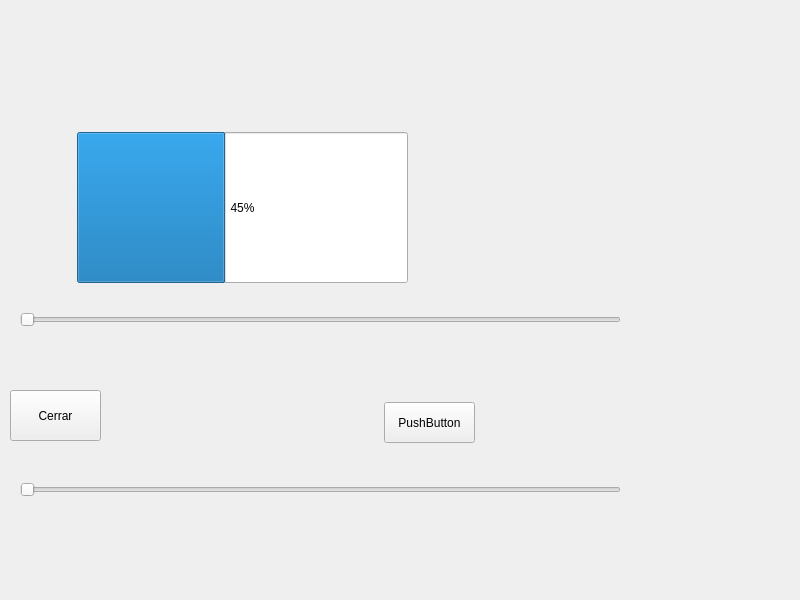
<?xml version="1.0" encoding="UTF-8"?>
<ui version="4.0">
 <class>Widget</class>
 <widget class="QWidget" name="Widget">
  <property name="geometry">
   <rect>
    <x>0</x>
    <y>0</y>
    <width>800</width>
    <height>600</height>
   </rect>
  </property>
  <property name="windowTitle">
   <string>Widget</string>
  </property>
  <widget class="QProgressBar" name="progressBar">
   <property name="geometry">
    <rect>
     <x>77</x>
     <y>132</y>
     <width>331</width>
     <height>151</height>
    </rect>
   </property>
   <property name="value">
    <number>45</number>
   </property>
   <property name="textVisible">
    <bool>true</bool>
   </property>
  </widget>
  <widget class="QPushButton" name="pushButton">
   <property name="geometry">
    <rect>
     <x>10</x>
     <y>390</y>
     <width>91</width>
     <height>51</height>
    </rect>
   </property>
   <property name="text">
    <string>Cerrar</string>
   </property>
  </widget>
  <widget class="QPushButton" name="pushButton_2">
   <property name="geometry">
    <rect>
     <x>384</x>
     <y>402</y>
     <width>91</width>
     <height>41</height>
    </rect>
   </property>
   <property name="text">
    <string>PushButton</string>
   </property>
  </widget>
  <widget class="QSlider" name="horizontalSlider">
   <property name="enabled">
    <bool>true</bool>
   </property>
   <property name="geometry">
    <rect>
     <x>20</x>
     <y>310</y>
     <width>601</width>
     <height>19</height>
    </rect>
   </property>
   <property name="acceptDrops">
    <bool>false</bool>
   </property>
   <property name="toolTipDuration">
    <number>-1</number>
   </property>
   <property name="maximum">
    <number>100</number>
   </property>
   <property name="pageStep">
    <number>10</number>
   </property>
   <property name="sliderPosition">
    <number>0</number>
   </property>
   <property name="tracking">
    <bool>true</bool>
   </property>
   <property name="orientation">
    <enum>Qt::Horizontal</enum>
   </property>
   <property name="tickPosition">
    <enum>QSlider::NoTicks</enum>
   </property>
   <property name="tickInterval">
    <number>0</number>
   </property>
  </widget>
  <widget class="QSlider" name="horizontalSlider_2">
   <property name="geometry">
    <rect>
     <x>20</x>
     <y>480</y>
     <width>601</width>
     <height>19</height>
    </rect>
   </property>
   <property name="orientation">
    <enum>Qt::Horizontal</enum>
   </property>
  </widget>
 </widget>
 <resources/>
 <connections/>
</ui>
